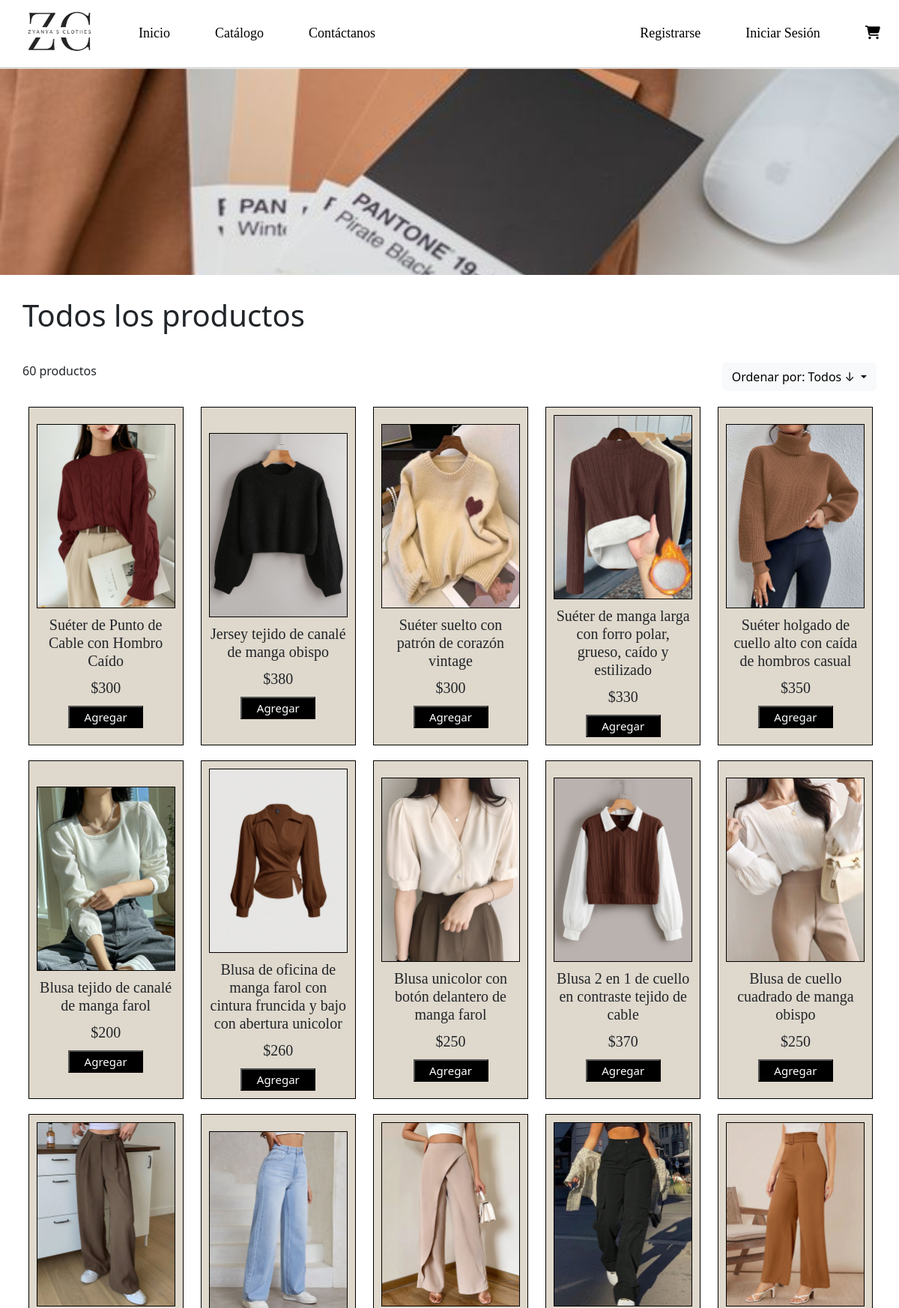
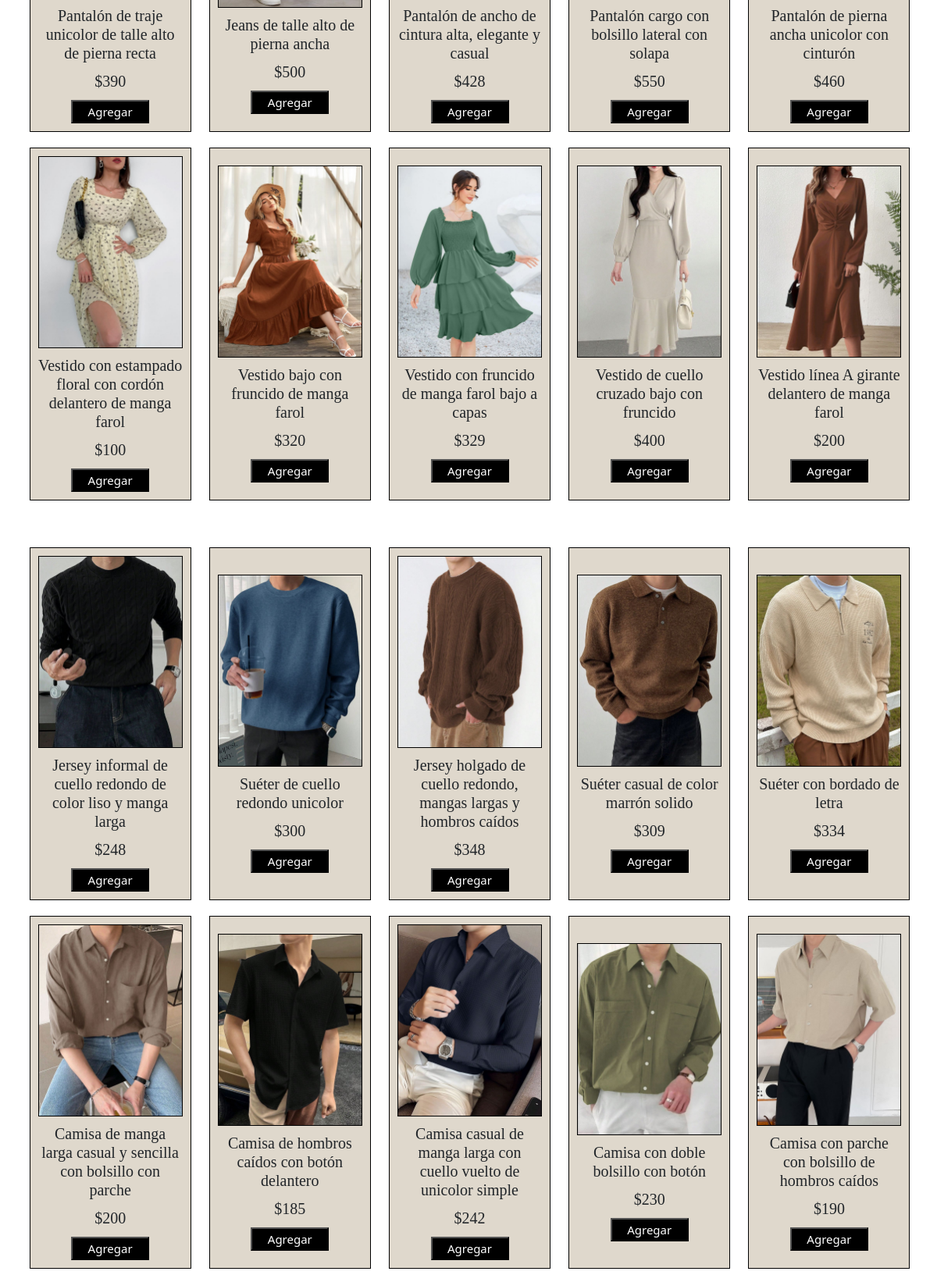
/catalogo.php (upper part), run on the app's committed database (2 pictures, top to bottom).
### tables this page shows
CREATE TABLE `productos` (
  `id_producto` int(11) NOT NULL,
  `id_categoria` int(11) NOT NULL,
  `id_proveedor` int(11) NOT NULL,
  `nombre` text NOT NULL,
  `precio` float NOT NULL,
  `tallas` varchar(30) NOT NULL,
  `color` text NOT NULL,
  `imagen` varchar(100) NOT NULL
);

### catalogo.php (the view, shortened to what this page needs)
<!DOCTYPE html>
<html lang="es">
<head>
    <link rel="stylesheet" href="https://cdnjs.cloudflare.com/ajax/libs/font-awesome/6.5.2/css/all.min.css" />
    <link href="https://cdn.jsdelivr.net/npm/bootstrap@5.3.3/dist/css/bootstrap.min.css" rel="stylesheet">
    <link rel="stylesheet" href="style.css" />
</head>
<body>
<header>
        <div class="logo">
            <a href="index.php"><img src="img/logo.png" class="nav_logo"></a>
        </div>
        <nav>
            <ul class="menu">
                <li><a href="index.php">Inicio</a></li>
                <li><a href="catalogo.php">Catálogo</a></li>
                <li><a href="contactanos.php">Contáctanos</a></li>
            </ul>
                <div class="sec2">
                    <ul>
                    <?php
                        if(!isset($_SESSION['login_user'])){
                        ?> <li> <?php
                        echo '<a href="#" data-bs-toggle="modal" data-bs-target="#registro">Registrarse</a>';
                        ?> </li>
                        <li>
                            <a href="login.php">Iniciar Sesión</a>
                        </li>
                        <li>
                            <a href="#" onclick="alerta()"><i class="fa-solid fa-cart-shopping"></i></a>
                        </li><?php
                    } ?>
            </ul>
            </div>
        </nav>
    </header>
    <?php include 'registro.php' ?>
    <hr>
    <div class="cat_principal">
        <img src="img/img05.png" alt="">
        <h1>Todos los productos</h1>
        <div class="cat_categoria">
            <div class="prod">
                <p>60 productos</p>
            </div>
            <div class="ordenar dropdown">
                <button id="dropdownButton" type="button" class="btn btn-light dropdown-toggle" data-bs-toggle="dropdown">
                    Ordenar por: Todos ↓
                </button>
            </div>
        </div>
    </div>
    <div class="vendido" id="todos">
        <div class="vendido_productos" id="mujer">
        <?php
            $audiencia = "mujer";
            if($audiencia==="mujer"){
                $query = $db->query("SELECT p.*
                                    FROM productos p
                                    INNER JOIN categoria c ON p.id_categoria = c.id_categoria
                                    WHERE c.audiencia = '$audiencia'");
                if($query->num_rows > 0){
                    while($row = $query->fetch_assoc()){
        ?>
        <div class="vend_producto">
            <div class="vend_img">
                <img src="mujer/<?php echo $row['imagen']; ?>" alt="Imagen no encontrada" />
            </div>
            <div class="vend_info">
                <h3><?php echo $row['nombre']; ?></h3>
                <h4>$<?php echo $row['precio']; ?></h2>
                <button> <?php
                if(!isset($_SESSION['login_user'])){
                ?> <a onclick="alerta()">Agregar</a> <?php
                } else {
                    ?> <a href="carrito.php?id_producto=<?php echo $row["id_producto"]; ?>">Agregar</a> <?php
                } ?> </button>
            </div>
        </div>
        <?php } }
        } else {
            echo "Productos no encontrados";
        }
        ?>
        </div>
        <div class="vendido_productos" id="hombre">
        <?php
            $audiencia = "hombre";
            if($audiencia==="hombre"){
                $query = $db->query("SELECT p.*
                                    FROM productos p
                                    INNER JOIN categoria c ON p.id_categoria = c.id_categoria
                                    WHERE c.audiencia = '$audiencia'");
                if($query->num_rows > 0){
                    while($row = $query->fetch_assoc()){
        ?>
        <div class="vend_producto">
            <div class="vend_img">
                <img src="Hombre/<?php echo $row['imagen']; ?>" alt="Imagen no encontrada" />
            </div>
            <div class="vend_info">
                <h3><?php echo $row['nombre']; ?></h3>
                <h4>$<?php echo $row['precio']; ?></h2>
                <button> <?php
                if(!isset($_SESSION['login_user'])){
                ?> <a data-bs-toggle="modal" data-bs-target="#ventana">Agregar</a> <?php
                } else {
                    ?> <a href="carrito.php?id_producto=<?php echo $row["id_producto"]; ?>'">Agregar</a> <?php
                } ?> </button>
            </div>
        </div>
        <?php } }
        } else {
            echo "Productos no encontrados";
        }
        ?>
        </div>
    </div>
</body>
</html>

### style.css (style rules this page uses)
*, *::before, *::after { margin:0; padding: 0; box-sizing: border-box; list-style-type: none; text-decoration: none; }
header { display:flex; align-items: center; padding:5px; width: 100%; z-index: 20; }
.logo img { width:130px; padding-left: 20px; }
nav .menu { display: flex; list-style: none; margin: 0; padding: 0; gap: 10px; }
nav { display:flex; width: 100%; align-items:center; }
nav .sec2 { display: flex; justify-content: flex-end; padding-right: 20px; gap: 10px; flex: 1; }
nav .sec2 ul { display: flex; list-style: none; margin: 0; padding: 0; gap: 10px; }
nav a { font-family: Candara; color:black; font-size: 18px; padding-left: 50px; text-decoration: none; }
.principal a, .vendido a, .nosotros a { text-decoration: none; color:white; }
.vendido { display: flex; flex-direction: column; align-items: center; width: 100%; height: auto; gap: 20px; margin-bottom: 30px; }
.vendido button { width: 130px; height: 35px; font-size: 15px; background-color: black; color:white; }
.vendido_productos { display: flex; justify-content: center; flex-wrap: wrap; gap: 20px; width: 98%; height: 80%; padding: 20px; box-sizing: border-box; }
.vend_producto { display: flex; flex-direction: column; justify-content: center; align-items: center; text-align: center; width: calc(20% - 20px); background-color: #dfd8cc; padding: 10px; margin-left: 3px; border: 1px solid black; }
.vend_img img { width: 100%; margin-bottom: 10px; border: 1px solid black; }
.cat_principal { display: flex; flex-direction: column; justify-content: center; align-items: center; }
.cat_principal img { width: 100%; }
.cat_principal h1 { align-self: flex-start; margin-left:30px; margin-top: 30px; }
.cat_categoria { display: flex; justify-content: space-between; align-items: center; background-color: white; padding-top: 30px; width: 95%; }
.vend_info h3, h4 { font-family: Candara; margin-bottom: 12px; font-size: 20px; }
.vend_info button { width: 100px; height: 30px; font-size: 15px; background-color: black; color:white; }
hr { margin:0; padding: 0; }

### data on the page
productos: imagen (picture), nombre "Suéter de Punto de Cable con Hombro Caído", precio "300"
productos: imagen (picture), nombre "Jersey tejido de canalé de manga obispo", precio "380"
productos: imagen (picture), nombre "Suéter suelto con patrón de corazón vintage", precio "300"
productos: imagen (picture), nombre "Suéter de manga larga con forro polar, grueso, caído y estilizado", precio "330"
productos: imagen (picture), nombre "Suéter holgado de cuello alto con caída de hombros casual", precio "350"
productos: imagen (picture), nombre "Blusa tejido de canalé de manga farol", precio "200"
productos: imagen (picture), nombre "Blusa de oficina de manga farol con cintura fruncida y bajo con abertura unicolor", precio "260"
productos: imagen (picture), nombre "Blusa unicolor con botón delantero de manga farol", precio "250"
productos: imagen (picture), nombre "Blusa 2 en 1 de cuello en contraste tejido de cable", precio "370"
productos: imagen (picture), nombre "Blusa de cuello cuadrado de manga obispo", precio "250"
productos: imagen (picture), nombre "Pantalón de traje unicolor de talle alto de pierna recta", precio "390"
productos: imagen (picture), nombre "Jeans de talle alto de pierna ancha", precio "500"
productos: imagen (picture), nombre "Pantalón de ancho de cintura alta, elegante y casual", precio "428"
productos: imagen (picture), nombre "Pantalón cargo con bolsillo lateral con solapa", precio "550"
productos: imagen (picture), nombre "Pantalón de pierna ancha unicolor con cinturón", precio "460"
productos: imagen (picture), nombre "Vestido con estampado floral con cordón delantero de manga farol", precio "100"
productos: imagen (picture), nombre "Vestido bajo con fruncido de manga farol", precio "320"
productos: imagen (picture), nombre "Vestido con fruncido de manga farol bajo a capas", precio "329"
productos: imagen (picture), nombre "Vestido de cuello cruzado bajo con fruncido", precio "400"
productos: imagen (picture), nombre "Vestido línea A girante delantero de manga farol", precio "200"
productos: imagen (picture), nombre "Jersey informal de cuello redondo de color liso y manga larga", precio "248"
productos: imagen (picture), nombre "Suéter de cuello redondo unicolor", precio "300"
productos: imagen (picture), nombre "Jersey holgado de cuello redondo, mangas largas y hombros caídos", precio "348"
productos: imagen (picture), nombre "Suéter casual de color marrón solido", precio "309"
productos: imagen (picture), nombre "Suéter con bordado de letra", precio "334"
productos: imagen (picture), nombre "Camisa de manga larga casual y sencilla con bolsillo con parche", precio "200"
productos: imagen (picture), nombre "Camisa de hombros caídos con botón delantero", precio "185"
productos: imagen (picture), nombre "Camisa casual de manga larga con cuello vuelto de unicolor simple", precio "242"
productos: imagen (picture), nombre "Camisa con doble bolsillo con botón", precio "230"
productos: imagen (picture), nombre "Camisa con parche con bolsillo de hombros caídos", precio "190"
